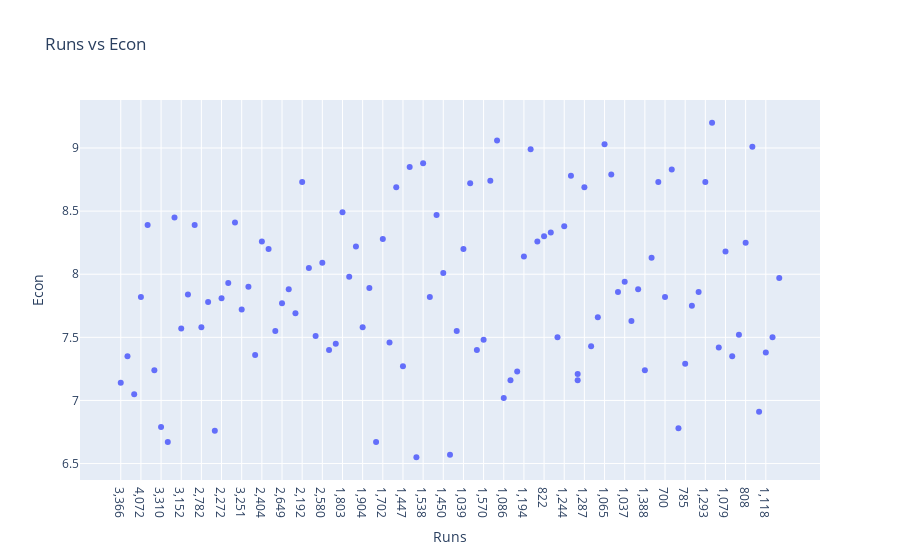

The code cell stored with this chart in its notebook:
### Markdown cell above
#### Econ vs Runs Scatter Plot

### Code cell
if 'Runs' in df.columns and 'Econ' in df.columns:
    fig = px.scatter(df, x='Runs', y='Econ', title='Runs vs Econ')
    fig.show()

### Figure 1 — Plotly figure (JSON) as saved in the notebook; plotly's stock layout.template omitted (floating-point values rounded to 4 significant figures)
{"data": [{"hovertemplate": "Runs=%{x}<br>Econ=%{y}<extra></extra>", "legendgroup": "", "marker": {"color": "#636efa", "symbol": "circle"}, "mode": "markers", "name": "", "orientation": "v", "showlegend": false, "type": "scatter", "x": ["3,366", "3,799", "3,967", "4,072", "3,617", "3,154", "3,310", "2,845", "3,496", "3,152", "2,495", "2,966", "2,782", "2,318", "2,375", "2,272", "2,682", "2,425", "3,251", "2,338", "2,332", "2,404", "2,355", "2,181", "2,649", "1,611", "2,089", "2,192", "2,028", "1,698", "2,580", "2,020", "2,129", "1,803", "1,709", "2,071", "1,904", "2,293", "1,696", "1,702", "1,652", "1,778", "1,447", "1,770", "1,193", "1,538", "1,445", "1,385", "1,450", "1,058", "1,047", "1,039", "1,215", "1,415", "1,570", "1,335", "1,313", "1,086", "1,128", "1,109", "1,194", "1,547", "1,029", "822", "1,144", "737", "1,244", "1,120", "693", "1,287", "1,077", "719", "1,065", "1,175", "693", "939", "1,037", "875", "757", "1,388", "556", "1,016", "700", "1,151", "879", "785", "853", "620", "1,293", "848", "520", "1,079", "701", "616", "808", "810", "800", "1,118", "1,095", "674"], "xaxis": "x", "y": [7.14, 7.35, 7.05, 7.82, 8.39, 7.24, 6.79, 6.67, 8.45, 7.57, 7.84, 8.39, 7.58, 7.78, 6.76, 7.81, 7.93, 8.41, 7.72, 7.9, 7.36, 8.26, 8.2, 7.55, 7.77, 7.88, 7.69, 8.73, 8.05, 7.51, 8.09, 7.4, 7.45, 8.49, 7.98, 8.22, 7.58, 7.89, 6.67, 8.28, 7.46, 8.69, 7.27, 8.85, 6.55, 8.88, 7.82, 8.47, 8.01, 6.57, 7.55, 8.2, 8.72, 7.4, 7.48, 8.74, 9.06, 7.02, 7.16, 7.23, 8.14, 8.99, 8.26, 8.3, 8.33, 7.5, 8.38, 8.78, 7.21, 8.69, 7.43, 7.66, 9.03, 8.79, 7.16, 7.86, 7.94, 7.63, 7.88, 7.24, 8.13, 8.73, 7.82, 8.83, 6.78, 7.29, 7.75, 7.86, 8.73, 9.2, 7.42, 8.18, 7.35, 7.52, 8.25, 9.01, 6.91, 7.38, 7.5, 7.97], "yaxis": "y"}], "layout": {"legend": {"tracegroupgap": 0}, "title": {"text": "Runs vs Econ"}, "xaxis": {"anchor": "y", "domain": [0, 1], "title": {"text": "Runs"}}, "yaxis": {"anchor": "x", "domain": [0, 1], "title": {"text": "Econ"}}}}
